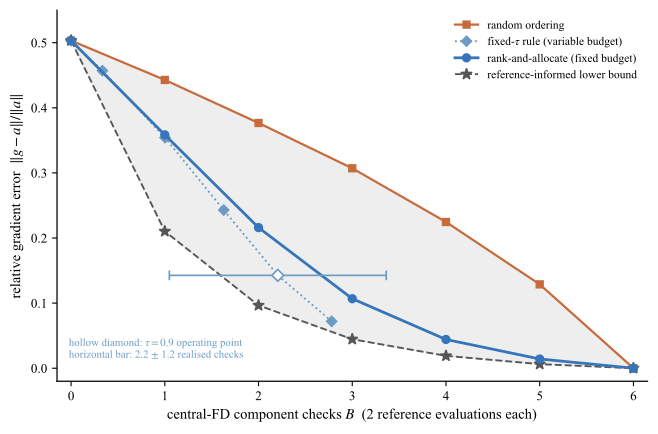

Generate this figure with Python:
# -*- coding: utf-8 -*-
"""Fixed- and variable-budget gradient-correction frontiers."""

import os

os.environ["KMP_DUPLICATE_LIB_OK"] = "TRUE"

import matplotlib as mpl

mpl.use("Agg")
import matplotlib.pyplot as plt
import numpy as np


mpl.rcParams.update(
    {
        "font.family": "serif",
        "font.serif": ["Times New Roman"],
        "mathtext.fontset": "stix",
        "pdf.fonttype": 42,
        "ps.fonttype": 42,
        "axes.spines.top": False,
        "axes.spines.right": False,
        "axes.labelsize": 10.5,
        "xtick.labelsize": 9.5,
        "ytick.labelsize": 9.5,
        "legend.fontsize": 8.3,
        "axes.linewidth": 0.9,
    }
)

HERE = os.path.dirname(os.path.abspath(__file__))
BLUE = "#3775BA"
ORANGE = "#C76B3C"
GREEN = "#6B9AC4"
GREY = "#555555"

d = np.load(os.path.join(HERE, "rank_allocator.npz"))
budgets = d["Bs"]
k = int(d["K"])
err_rank = d["err_rank_sa"]
err_random = d["err_random"]
err_oracle = d["err_oracle"]
gate_cost = d["gate_cost_curve"]
gate_error = d["gate_err_curve"]
op_cost = float(d["op_cost_tau"])
op_error = float(d["op_err_tau"])
op_cost_sd = float(d["op_cost_std"])
tau = float(d["tau"])

area_rank = float(d["auc_rank_sa"])
area_random = float(d["auc_random"])
area_oracle = float(d["auc_oracle"])

fig, ax = plt.subplots(figsize=(6.6, 4.35))

# The shaded interval is the observed random-to-reference-informed gap.
ax.fill_between(budgets, err_oracle, err_random, color="#E5E5E5", alpha=0.65, zorder=0)
ax.plot(
    budgets,
    err_random,
    "-s",
    color=ORANGE,
    ms=5.0,
    lw=1.6,
    label="random ordering",
    zorder=3,
)

# Repeated costs occur in the threshold sweep; show one point per realised cost.
keep = np.concatenate([[True], np.abs(np.diff(gate_cost)) > 1e-9])
ax.plot(
    gate_cost[keep],
    gate_error[keep],
    ":D",
    color=GREEN,
    ms=5.2,
    lw=1.35,
    label="fixed-$\\tau$ rule (variable budget)",
    zorder=4,
)
ax.plot(
    budgets,
    err_rank,
    "-o",
    color=BLUE,
    ms=5.7,
    lw=2.0,
    label="rank-and-allocate (fixed budget)",
    zorder=5,
)
ax.plot(
    budgets,
    err_oracle,
    "--*",
    color=GREY,
    ms=8.5,
    lw=1.35,
    label="reference-informed lower bound",
    zorder=4,
)

# Only the threshold rule has a variable realised budget; the other curves use fixed B.
ax.errorbar(
    [op_cost],
    [op_error],
    xerr=[[op_cost_sd], [op_cost_sd]],
    fmt="D",
    color=GREEN,
    mfc="white",
    mec=GREEN,
    mew=1.2,
    ms=6.0,
    ecolor=GREEN,
    elinewidth=1.2,
    capsize=3.5,
    zorder=7,
)
# Explain the hollow operating-point marker in an unused corner.  A leader line
# or an adjacent label would cross the surrounding frontiers at this location.
ax.text(
    0.02,
    0.055,
    f"hollow diamond: $\\tau={tau}$ operating point\n"
    f"horizontal bar: {op_cost:.1f} $\\pm$ {op_cost_sd:.1f} realised checks",
    transform=ax.transAxes,
    color=GREEN,
    fontsize=7.8,
    ha="left",
    va="bottom",
    zorder=8,
)

ax.set_xlabel("central-FD component checks $B$  (2 reference evaluations each)")
ax.set_ylabel("relative gradient error  $\\|g-a\\|/\\|a\\|$")
ax.set_xlim(-0.15, k + 0.15)
ax.set_ylim(-0.02, 0.55)
ax.set_xticks(range(k + 1))
ax.legend(loc="upper right", frameon=False)

fig.tight_layout(pad=0.7)
for ext in ("pdf", "png"):
    fig.savefig(os.path.join(HERE, f"fig_allocator.{ext}"), dpi=400, bbox_inches="tight")

print(
    "wrote fig_allocator.pdf/.png; "
    f"areas rank/random/oracle={area_rank:.3f}/{area_random:.3f}/{area_oracle:.3f}; "
    f"gate cost={op_cost:.2f}+-{op_cost_sd:.2f}"
)
